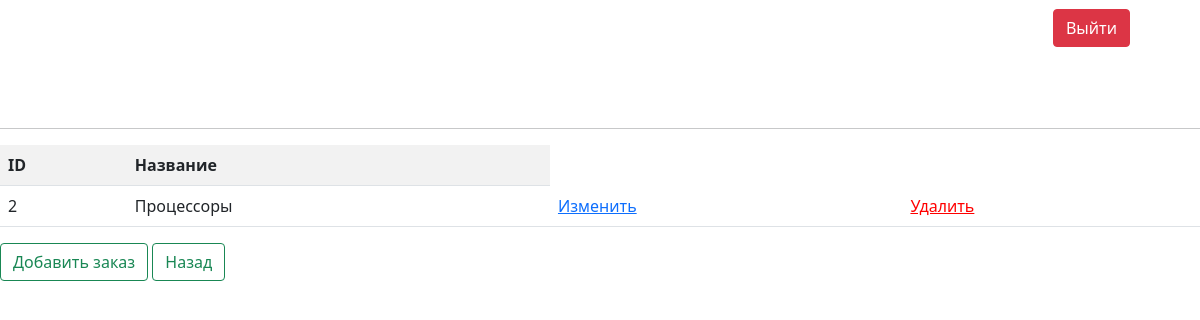
The page /groups.php on the database as committed earlier.
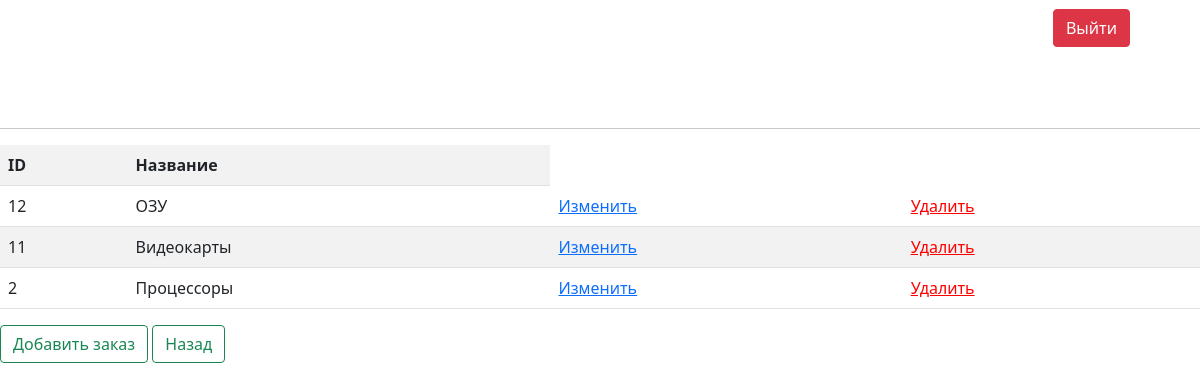
The same page on the database as committed later.
### tables this page shows
CREATE TABLE `products_groups` (
  `id` int(11) NOT NULL,
  `name` varchar(255) DEFAULT NULL
);

### groups.php (the view, shortened to what this page needs)
<?php
require_once 'config/connect.php';
?>
<!doctype html>
<html lang="en">
<head>
    <link rel="stylesheet" href="style.css">
    <link rel="stylesheet" type="text/css" href="https://cdn.jsdelivr.net/npm/bootstrap@5.1.3/dist/css/bootstrap.min.css">
</head>
<div class="h1" align="right" style="margin-right: 70px;">
<a href="index.php"><button  style="margin-left: 20px;"class="btn btn-danger" type="btn">Выйти</button></a>
</div>
<body>
  <hr style="margin-top: 80px;">
    <div style="flex-direction: column;" class='wrap'>
        <div>
            <table class='table table-striped'>
                <tr>
                    <th>ID</th>
                    <th>Название</th>
                </tr>
                <?php
                    $products_groups = mysqli_query($connect, "SELECT * FROM `products_groups` order by products_groups.id desc limit 20;");
                    $products_groups = mysqli_fetch_all($products_groups);
                    foreach ($products_groups as $group) {
                        ?>
                            <tr>
                                <td><?= $group[0] ?></td>
                                <td><?= $group[1] ?></td>
                                <td><a href="update_groups.php?id=<?= $group[0] ?>">Изменить</a></td>
                                <td><a style="color: red;" href="vendor/delete_groups.php?id=<?= $group[0] ?>">Удалить</a></td>
                            </tr>
                        <?php
                    }
                ?>
            </table>
        </div>
        <div>
    <a href="newgroups.php"><button  class="btn btn-outline-success" type="btn">Добавить заказ</button></a>
    <a href="index1.php"><button  class="btn btn-outline-success" type="btn">Назад</button></a>
    </div>
</body>
</html>

Rows that differ between the two databases and show on the page:
added products_groups: id "12", name "ОЗУ"
added products_groups: id "11", name "Видеокарты"
